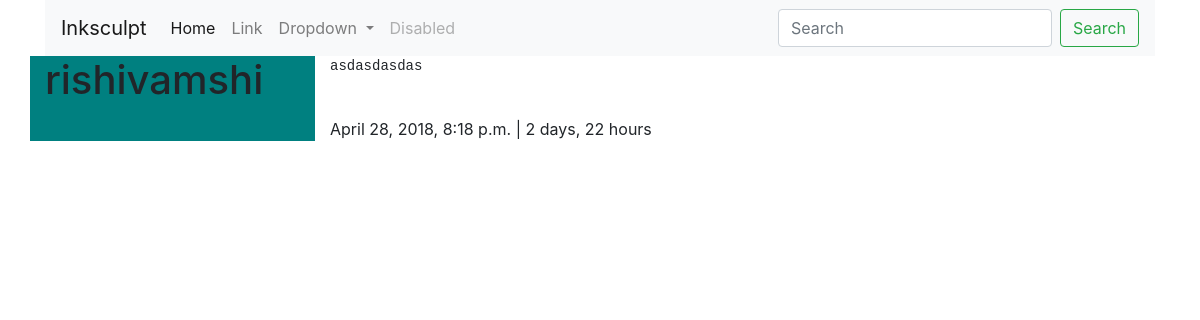
Page /sculpt/35/ on the earlier database version.
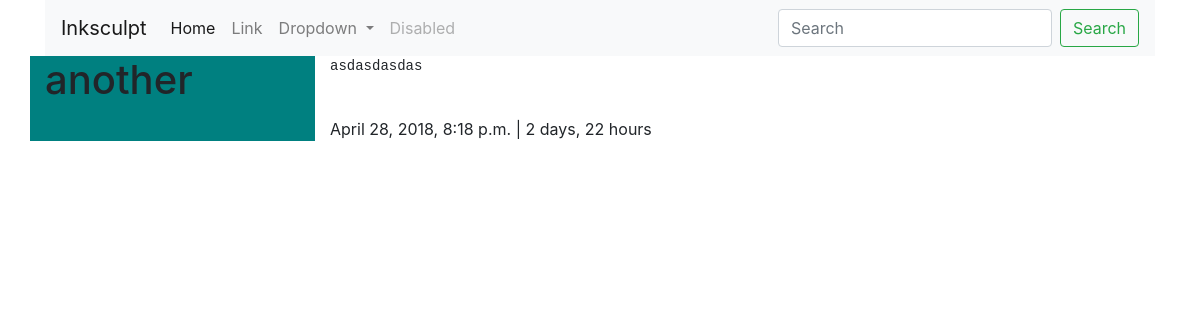
Same page on the later database version.
### sculpts/models.py (models this page shows, shortened)
class Sculpt(models.Model):
	user = models.ForeignKey( settings.AUTH_USER_MODEL ) # Comments - 1 and attribute is cooments 2.
	content = NonStrippingTextField(validators = [validate_content]) # writing stuff and see how to take care of blank spaces - strip = false
	image = models.ImageField(
				upload_to = upload_location,
				null = True,
				blank = True,
				width_field = "width_field",
				height_field = "height_field") # images stuff
	height_field = models.IntegerField(default = 0) #4
	width_field = models.IntegerField(default = 0)
	updated = models.DateTimeField(auto_now = True) # if the content is updated
	timestamp = models.DateTimeField( auto_now_add = True ) # autonowadd means it will automatically create it fo us, when we create content.
	class Meta:
		ordering = ['-timestamp']

### sculpts/views.py (the view)
# urls.py: url(r'^(?P<pk>\d+)/$', SculptDetailView.as_view(), name = 'detail'), # 6  # /sculpt/1
class SculptDetailView(DetailView): #6
	template_name = "sculpts/detail_view.html" #8
	queryset = Sculpt.objects.all()

### sculpts/templates/sculpts/detail_view.html (shortened to what this page needs)
{% extends "base.html" %}
{% block content %}
<div class="row">
	<div class="col-sm-3 col-xs-12" style="background-color: teal;">
		<h1>{{ object.user }}</h1>
</div>
<div class="col-sm-9 col-xs-12"  >
	<pre>{{ object.content }}</pre><br>
{{ object.timestamp }} | {{ object.timestamp|timesince }}<br>
</div>
{% endblock content %}

Differences in the rows shown:
changed Sculpt "asdasdasdas": user "rishivamshi" → "another"
